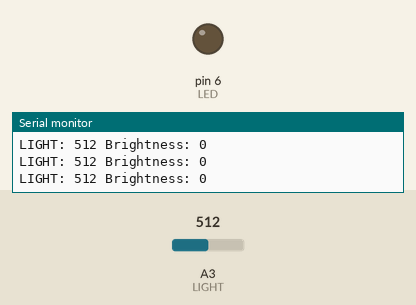
Simulated run of this sketch. Board: Arduino Uno, built with avr-gcc and run on an emulated ATmega328P. Parts: output pins drawn as LEDs (lit = HIGH), the last lines printed to the serial monitor. Inputs (shaded band) come from the test bench; at power-on: A3 (LIGHT) = 512.

Above: at 1.2 s.
1.3 s: A3 (LIGHT) set to 470
At 2.5 s:
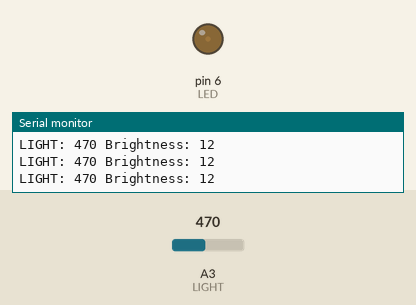
2.8 s: A3 (LIGHT) set to 306
At 4.2 s:
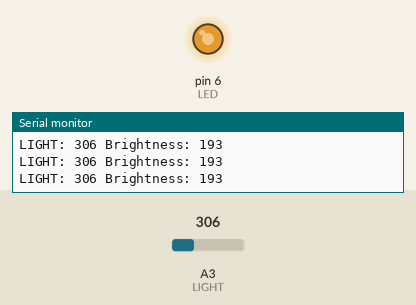
Timing chart, 0 to 5.8 s (numbered marks = the images above; inputs shaded):
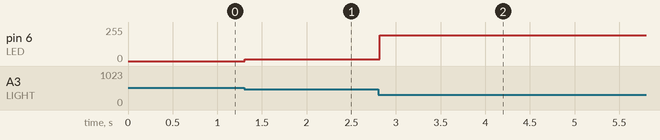

The sketch:

ex03_02_13.ino
```cpp
// 어두울수록 LED 밝게 하기

#define LIGHT A3
#define LED 6
#define MIN 250  // 주위의 밝기에 따라 수정 요! (센서를 완전히 가린 상태)
#define MAX 480 // 주위의 밝기에 따라 수정 요! (센서를 가리지 않은 상태)

void setup() {
  pinMode(LIGHT, INPUT);
  pinMode(LED, OUTPUT);
  Serial.begin(9600);
}

void loop() {
  int value = analogRead(LIGHT);
  Serial.print("LIGHT: ");
  Serial.print(value);
  value = constrain(value, MIN, MAX);
  int brightness = map(value, MIN, MAX, 255, 0);
  analogWrite(LED, brightness);
  Serial.print(" Brightness: ");
  Serial.println(brightness);
  delay(100);
}
```

Measured:
- after the input at 1.3 s, pin 6 (LED): 0/255 → 12/255 at once
- after the input at 2.8 s, pin 6 (LED): 12/255 → 193/255 at once
